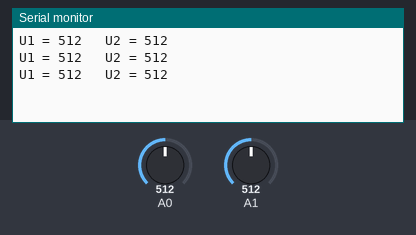
A sketch run on a simulated Arduino Uno, built with avr-gcc and run on an emulated ATmega328P. Parts: the last lines printed to the serial monitor. The test bench sets the inputs (shaded band); at power-on: A0 = 512, A1 = 512.

Above: at 1.3 s.
1.4 s: A0 set to 716
At 1.9 s:
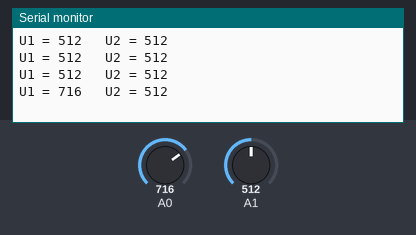
2.9 s: A1 set to 716
At 3.4 s:
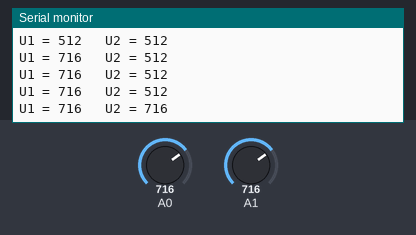
4.4 s: A0 set to 900
At 4.9 s:
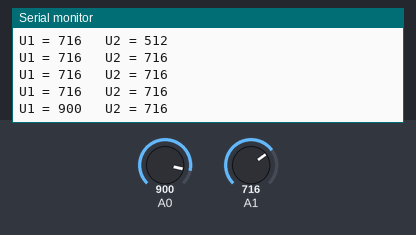
5.9 s: A1 set to 900
At 6.4 s:
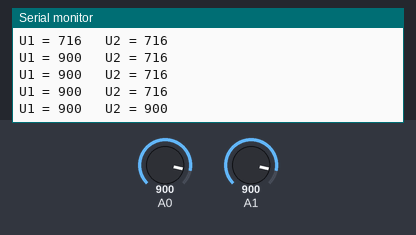
Timing chart, 0 to 8.4 s (numbered marks = the images above; inputs shaded):
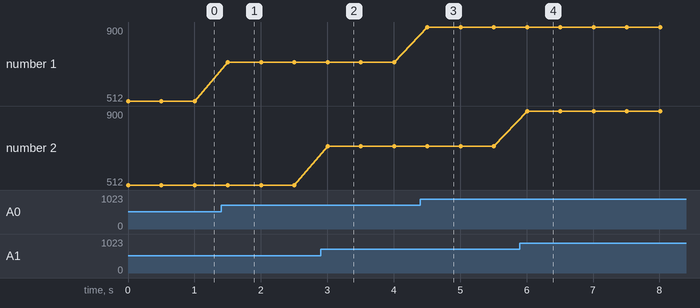

The sketch:

sketch_jan11a.ino
```cpp
// программа измерения напряжения
// на аналоговых входах A0 и A1

//#include <MsTimer2.h>

#define MEASURE_PERIOD 500  // время периода измерения
//#define R1  15.  // сопротивление резистора R1
//#define R2  4.22 // сопротивление резистора R2

//int timeCount;  // счетчик времени
int u1, u2;   // измеренные напряжения

void setup() {
  Serial.begin(9600);  // инициализируем порт, скорость 9600
 // MsTimer2::set(1, timerInterupt); // прерывания по таймеру, период 1 мс
 // MsTimer2::start();              // разрешение прерывания
}

void loop() {

  // период 500 мс
 // if ( timeCount >= MEASURE_PERIOD ) {
   // timeCount= 0;

    // чтение кода канала 1 и пересчет в напряжение
    u1=  ((int)analogRead(A0));
    // чтение кода канала 2 и пересчет в напряжение
    u2=  ((int)analogRead(A1));

    // передача данных через последовательный порт
    Serial.print("U1 = ");     Serial.print(u1);
    Serial.print("   U2 = ");  Serial.println(u2);
    delay(500);
  }


// обработка прерывания 1 мс
//void  timerInterupt() {
 // timeCount++;
```

Measured:
- after the input at 1.4 s, the serial monitor: prints a new line after 0.10 s (image 1)
- after the input at 2.9 s, the serial monitor: prints a new line after 0.10 s (image 2)
- after the input at 4.4 s, the serial monitor: prints a new line after 0.11 s (image 3)
- after the input at 5.9 s, the serial monitor: prints a new line after 0.11 s (image 4)
- plotted number 1: 512 → 716 after the input at 1.4 s, 716 → 900 after the input at 4.4 s
